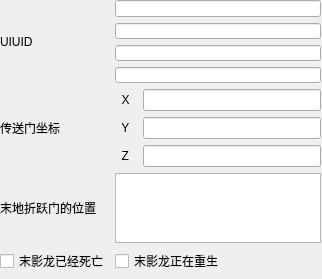
      <widget class="QWidget" name="scrollAreaWidgetContents_3">
       <property name="geometry">
        <rect>
         <x>0</x>
         <y>0</y>
         <width>322</width>
         <height>279</height>
        </rect>
       </property>
       <widget class="QWidget" name="gridLayoutWidget_5">
        <property name="geometry">
         <rect>
          <x>0</x>
          <y>0</y>
          <width>321</width>
          <height>303</height>
         </rect>
        </property>
        <layout class="QGridLayout" name="gridLayout_9">
         <item row="0" column="1">
          <layout class="QVBoxLayout" name="verticalLayout_8">
           <item>
            <widget class="QLineEdit" name="lineEdit_25">
             <property name="toolTip">
              <string>&lt;html&gt;&lt;head/&gt;&lt;body&gt;&lt;p&gt;&lt;span style=&quot; font-family:'sans-serif'; font-size:14px; color:#202122; background-color:#ffffff;&quot;&gt;当前末影龙的UUID。&lt;/span&gt;&lt;/p&gt;&lt;/body&gt;&lt;/html&gt;</string>
             </property>
            </widget>
           </item>
           <item>
            <widget class="QLineEdit" name="lineEdit_43">
             <property name="toolTip">
              <string>&lt;html&gt;&lt;head/&gt;&lt;body&gt;&lt;p&gt;&lt;span style=&quot; font-family:'sans-serif'; font-size:14px; color:#202122; background-color:#ffffff;&quot;&gt;当前末影龙的UUID。&lt;/span&gt;&lt;/p&gt;&lt;/body&gt;&lt;/html&gt;</string>
             </property>
            </widget>
           </item>
           <item>
            <widget class="QLineEdit" name="lineEdit_42">
             <property name="toolTip">
              <string>&lt;html&gt;&lt;head/&gt;&lt;body&gt;&lt;p&gt;&lt;span style=&quot; font-family:'sans-serif'; font-size:14px; color:#202122; background-color:#ffffff;&quot;&gt;当前末影龙的UUID。&lt;/span&gt;&lt;/p&gt;&lt;/body&gt;&lt;/html&gt;</string>
             </property>
            </widget>
           </item>
           <item>
            <widget class="QLineEdit" name="lineEdit_44">
             <property name="toolTip">
              <string>&lt;html&gt;&lt;head/&gt;&lt;body&gt;&lt;p&gt;&lt;span style=&quot; font-family:'sans-serif'; font-size:14px; color:#202122; background-color:#ffffff;&quot;&gt;当前末影龙的UUID。&lt;/span&gt;&lt;/p&gt;&lt;/body&gt;&lt;/html&gt;</string>
             </property>
            </widget>
           </item>
          </layout>
         </item>
         <item row="3" column="1">
          <widget class="QCheckBox" name="checkBox_11">
           <property name="toolTip">
            <string>&lt;html&gt;&lt;head/&gt;&lt;body&gt;&lt;p&gt;&lt;span style=&quot; font-family:'sans-serif'; font-size:14px; color:#202122; background-color:#ffffff;&quot;&gt;末影龙是否正在重生。如果此项不存在游戏默认为&lt;/span&gt;&lt;span style=&quot; font-family:'monospace','monospace'; color:#000000; background-color:#f8f9fa;&quot;&gt;false&lt;/span&gt;&lt;span style=&quot; font-family:'sans-serif'; font-size:14px; color:#202122; background-color:#ffffff;&quot;&gt;。&lt;/span&gt;&lt;/p&gt;&lt;/body&gt;&lt;/html&gt;</string>
           </property>
           <property name="text">
            <string>末影龙正在重生</string>
           </property>
          </widget>
         </item>
         <item row="3" column="0">
          <widget class="QCheckBox" name="checkBox_10">
           <property name="toolTip">
            <string>&lt;html&gt;&lt;head/&gt;&lt;body&gt;&lt;p&gt;&lt;span style=&quot; font-family:'sans-serif'; font-size:14px; color:#202122; background-color:#ffffff;&quot;&gt;末影龙是否已经死亡。如果此项不存在游戏默认为&lt;/span&gt;&lt;span style=&quot; font-family:'monospace','monospace'; color:#000000; background-color:#f8f9fa;&quot;&gt;false&lt;/span&gt;&lt;span style=&quot; font-family:'sans-serif'; font-size:14px; color:#202122; background-color:#ffffff;&quot;&gt;。&lt;/span&gt;&lt;/p&gt;&lt;/body&gt;&lt;/html&gt;</string>
           </property>
           <property name="text">
            <string>末影龙已经死亡</string>
           </property>
          </widget>
         </item>
         <item row="2" column="1">
          <widget class="QPlainTextEdit" name="plainTextEdit_2">
           <property name="toolTip">
            <string>&lt;html&gt;&lt;head/&gt;&lt;body&gt;&lt;p&gt;&lt;span style=&quot; font-family:'sans-serif'; font-size:14px; color:#202122; background-color:#ffffff;&quot;&gt;包含即将生成的&lt;/span&gt;&lt;a href=&quot;https://wiki.biligame.com/mc/%E6%9C%AB%E5%9C%B0%E6%8A%98%E8%B7%83%E9%97%A8&quot;&gt;&lt;span style=&quot; font-family:'sans-serif'; font-size:14px; color:#0645ad; background-color:#ffffff;&quot;&gt;末地折跃门&lt;/span&gt;&lt;/a&gt;&lt;span style=&quot; font-family:'sans-serif'; font-size:14px; color:#202122; background-color:#ffffff;&quot;&gt;的位置。刚创建世界时为20个数字，0为东方，数字按顺时针方向递增。末影龙每死亡一次此列表长度减1，直到为全部清空后此项不再保存。&lt;/span&gt;&lt;/p&gt;&lt;/body&gt;&lt;/html&gt;</string>
           </property>
          </widget>
         </item>
         <item row="1" column="0">
          <widget class="QLabel" name="label_50">
           <property name="text">
            <string>传送门坐标</string>
           </property>
          </widget>
         </item>
         <item row="1" column="1">
          <layout class="QGridLayout" name="gridLayout_8">
           <item row="1" column="1">
            <widget class="QLineEdit" name="lineEdit_46">
             <property name="toolTip">
              <string>&lt;html&gt;&lt;head/&gt;&lt;body&gt;&lt;p&gt;&lt;span style=&quot; font-family:'sans-serif'; font-size:14px; color:#202122; background-color:#ffffff;&quot;&gt;末影龙被击败后会飞往的地方，即&lt;/span&gt;&lt;a href=&quot;https://wiki.biligame.com/mc/%E8%BF%94%E5%9B%9E%E4%BC%A0%E9%80%81%E9%97%A8&quot;&gt;&lt;span style=&quot; font-family:'sans-serif'; font-size:14px; color:#0645ad; background-color:#ffffff;&quot;&gt;返回传送门&lt;/span&gt;&lt;/a&gt;&lt;span style=&quot; font-family:'sans-serif'; font-size:14px; color:#202122; background-color:#ffffff;&quot;&gt;的位置。内部包含3个整数，分别代表XYZ坐标。&lt;/span&gt;&lt;/p&gt;&lt;/body&gt;&lt;/html&gt;</string>
             </property>
            </widget>
           </item>
           <item row="0" column="0">
            <widget class="QLabel" name="label_47">
             <property name="text">
              <string>  X  </string>
             </property>
            </widget>
           </item>
           <item row="0" column="1">
            <widget class="QLineEdit" name="lineEdit_45">
             <property name="toolTip">
              <string>&lt;html&gt;&lt;head/&gt;&lt;body&gt;&lt;p&gt;&lt;span style=&quot; font-family:'sans-serif'; font-size:14px; color:#202122; background-color:#ffffff;&quot;&gt;末影龙被击败后会飞往的地方，即&lt;/span&gt;&lt;a href=&quot;https://wiki.biligame.com/mc/%E8%BF%94%E5%9B%9E%E4%BC%A0%E9%80%81%E9%97%A8&quot;&gt;&lt;span style=&quot; font-family:'sans-serif'; font-size:14px; color:#0645ad; background-color:#ffffff;&quot;&gt;返回传送门&lt;/span&gt;&lt;/a&gt;&lt;span style=&quot; font-family:'sans-serif'; font-size:14px; color:#202122; background-color:#ffffff;&quot;&gt;的位置。内部包含3个整数，分别代表XYZ坐标。&lt;/span&gt;&lt;/p&gt;&lt;/body&gt;&lt;/html&gt;</string>
             </property>
            </widget>
           </item>
           <item row="1" column="0">
            <widget class="QLabel" name="label_48">
             <property name="text">
              <string>  Y  </string>
             </property>
            </widget>
           </item>
           <item row="2" column="0">
            <widget class="QLabel" name="label_49">
             <property name="text">
              <string>  Z  </string>
             </property>
            </widget>
           </item>
           <item row="2" column="1">
            <widget class="QLineEdit" name="lineEdit_47">
             <property name="toolTip">
              <string>&lt;html&gt;&lt;head/&gt;&lt;body&gt;&lt;p&gt;&lt;span style=&quot; font-family:'sans-serif'; font-size:14px; color:#202122; background-color:#ffffff;&quot;&gt;末影龙被击败后会飞往的地方，即&lt;/span&gt;&lt;a href=&quot;https://wiki.biligame.com/mc/%E8%BF%94%E5%9B%9E%E4%BC%A0%E9%80%81%E9%97%A8&quot;&gt;&lt;span style=&quot; font-family:'sans-serif'; font-size:14px; color:#0645ad; background-color:#ffffff;&quot;&gt;返回传送门&lt;/span&gt;&lt;/a&gt;&lt;span style=&quot; font-family:'sans-serif'; font-size:14px; color:#202122; background-color:#ffffff;&quot;&gt;的位置。内部包含3个整数，分别代表XYZ坐标。&lt;/span&gt;&lt;/p&gt;&lt;/body&gt;&lt;/html&gt;</string>
             </property>
            </widget>
           </item>
          </layout>
         </item>
         <item row="2" column="0">
          <widget class="QLabel" name="label_51">
           <property name="text">
            <string>末地折跃门的位置</string>
           </property>
          </widget>
         </item>
         <item row="0" column="0">
          <widget class="QLabel" name="label_26">
           <property name="text">
            <string>UIUID</string>
           </property>
          </widget>
         </item>
         <item row="4" column="0">
          <widget class="QCheckBox" name="checkBox_12">
           <property name="toolTip">
            <string>&lt;html&gt;&lt;head/&gt;&lt;body&gt;&lt;p&gt;&lt;span style=&quot; font-family:'sans-serif'; font-size:14px; color:#202122; background-color:#ffffff;&quot;&gt;此世界是否没有进入过&lt;/span&gt;&lt;a href=&quot;https://wiki.biligame.com/mc/%E6%9C%AB%E5%9C%B0&quot;&gt;&lt;span style=&quot; font-family:'sans-serif'; font-size:14px; color:#0645ad; background-color:#ffffff;&quot;&gt;末地&lt;/span&gt;&lt;/a&gt;&lt;span style=&quot; font-family:'sans-serif'; font-size:14px; color:#202122; background-color:#ffffff;&quot;&gt;。如果此项不存在游戏默认为&lt;/span&gt;&lt;span style=&quot; font-family:'monospace','monospace'; color:#000000; background-color:#f8f9fa;&quot;&gt;true&lt;/span&gt;&lt;span style=&quot; font-family:'sans-serif'; font-size:14px; color:#202122; background-color:#ffffff;&quot;&gt;。&lt;/span&gt;&lt;/p&gt;&lt;/body&gt;&lt;/html&gt;</string>
           </property>
           <property name="text">
            <string>没进过末地</string>
           </property>
          </widget>
         </item>
         <item row="4" column="1">
          <widget class="QCheckBox" name="checkBox_13">
           <property name="toolTip">
            <string>&lt;html&gt;&lt;head/&gt;&lt;body&gt;&lt;p&gt;&lt;span style=&quot; font-family:'sans-serif'; font-size:14px; color:#202122; background-color:#ffffff;&quot;&gt;末影龙是否被击败过，决定下次击败末影龙获得的经验值。如果此项不存在游戏默认为&lt;/span&gt;&lt;span style=&quot; font-family:'monospace','monospace'; color:#000000; background-color:#f8f9fa;&quot;&gt;false&lt;/span&gt;&lt;span style=&quot; font-family:'sans-serif'; font-size:14px; color:#202122; background-color:#ffffff;&quot;&gt;。&lt;/span&gt;&lt;/p&gt;&lt;/body&gt;&lt;/html&gt;</string>
           </property>
           <property name="text">
            <string>末影龙被击败过</string>
           </property>
          </widget>
         </item>
        </layout>
       </widget>
      </widget>
